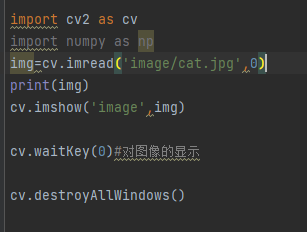
#> input picture image/1.png, 307 x 232 px
$ python 5.py
#> lines starting #> are read from the running program, lines starting #| are printed output that depends on the picture
import cv2 as cv
import numpy as np
img=cv.imread('image/1.png',0)
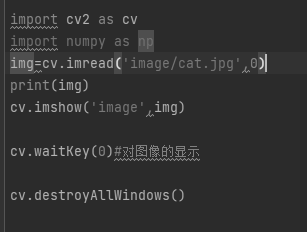
#> img: shape (232, 307); min 42, max 221, mean 49.3

import cv2 as cv
import numpy as np
img=cv.imread('image/1.png',0)
print(img)
#> (printed output is left out)
cv.imshow('image',img)

cv.waitKey(0)#对图像的显示

cv.destroyAllWindows()
